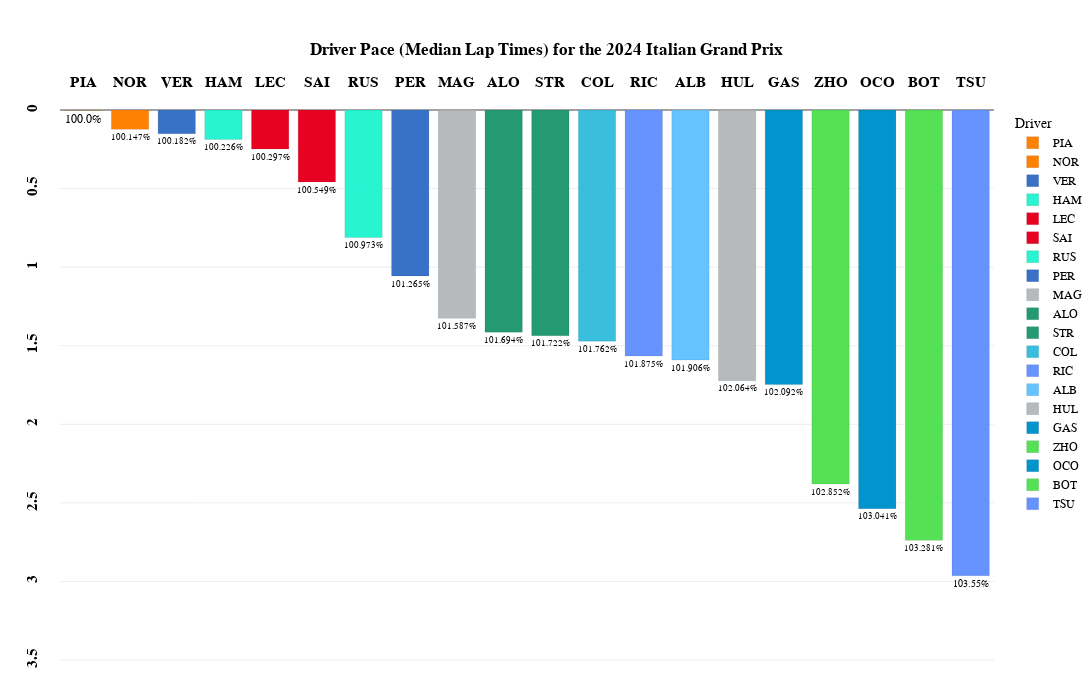

Source (notebook cell):
### Code cell
fig_median=px.bar(
    transformed_laps_relative_median,
    x="Driver",
    y="Delta",
    color='Driver',
    template="xgridoff",
    title="<b>Driver Pace (Median Lap Times) for the {} {}</b>".format(year,gp),
    text="Delta_Percent",
    height=700, 
    width=1200,
    color_discrete_map={
                 "ALB": "#64C4FF",
                 "ALO": "#229971",
                 "BOT": "#52e252",
                 "COL": "#37BEDD",
                 "GAS": "#0093cc",
                 "HAM": "#27F4D2",
                 "HUL": "#B6BABD",
                 "LEC": "#E80020",
                 "MAG": "#B6BABD",
                 "NOR": "#FF8000",
                 "OCO": "#0093cc",
                 "PER": "#3671C6",
                 "PIA": "#FF8000",
                 "RIC": "#6692FF",
                 "RUS": "#27F4D2",
                 "SAI": "#E80020",
                 "SAR": "#37BEDD",
                 "STR": "#229971",
                 "TSU": "#6692FF",
                 "VER": "#3671C6",
                 "ZHO": "#52e252"
          }
)

fig_median.update_traces(textposition='outside')

fig_median.update_traces(opacity=0.85)

fig_median.update_traces( marker_line_color='white',marker_line_width=1.5)

fig_median.update_yaxes(tickangle = -90,tickprefix="<b>",ticksuffix ="</b><br>")

fig_median.update_xaxes(tickangle = -0,tickprefix="<b>",ticksuffix ="</b><br>")

fig_median.update_yaxes(range=[transformed_laps_relative_median['Delta'].max()+0.6, 0])

fig_median.update_layout(
    xaxis={'side': 'top'},
    yaxis={'side': 'left'}
)

fig_median.update_xaxes(title_text='')      # Remove axis titles
fig_median.update_yaxes(title_text='')

fig_median.update_xaxes(
        title_standoff = 75
)

fig_median.update_layout(
    title_x=0.5,
    margin=dict(l=60, r=5, t=110, b=30),
    hoverlabel=dict(
    bgcolor="white",
    font_size=16,
    font_family="PT Sans Narrow"
    ),
    yaxis = dict(tickfont = dict(size=15)),
    xaxis = dict(tickfont = dict(size=15)),
    font=dict(
        family="PT Sans Narrow",
        size=12,
        color="Black"
    ),
    title_font_family="PT Sans Narrow"
)
fig_median.update_traces( marker_line_color='Black',marker_line_width=0.1, opacity=0.99)
fig_median.show()

### Figure 1 — Plotly figure (JSON) as saved in the notebook; plotly's stock layout.template omitted (floating-point values rounded to 4 significant figures)
{"data": [{"alignmentgroup": "True", "hovertemplate": "Driver=%{x}<br>Delta=%{y}<br>Delta_Percent=%{text}<extra></extra>", "legendgroup": "PIA", "marker": {"color": "#FF8000", "line": {"color": "Black", "width": 0.1}, "pattern": {"shape": ""}}, "name": "PIA", "offsetgroup": "PIA", "opacity": 0.99, "orientation": "v", "showlegend": true, "text": ["100.0%"], "textposition": "outside", "type": "bar", "x": ["PIA"], "xaxis": "x", "y": [0.001], "yaxis": "y"}, {"alignmentgroup": "True", "hovertemplate": "Driver=%{x}<br>Delta=%{y}<br>Delta_Percent=%{text}<extra></extra>", "legendgroup": "NOR", "marker": {"color": "#FF8000", "line": {"color": "Black", "width": 0.1}, "pattern": {"shape": ""}}, "name": "NOR", "offsetgroup": "NOR", "opacity": 0.99, "orientation": "v", "showlegend": true, "text": ["100.147%"], "textposition": "outside", "type": "bar", "x": ["NOR"], "xaxis": "x", "y": [0.123], "yaxis": "y"}, {"alignmentgroup": "True", "hovertemplate": "Driver=%{x}<br>Delta=%{y}<br>Delta_Percent=%{text}<extra></extra>", "legendgroup": "VER", "marker": {"color": "#3671C6", "line": {"color": "Black", "width": 0.1}, "pattern": {"shape": ""}}, "name": "VER", "offsetgroup": "VER", "opacity": 0.99, "orientation": "v", "showlegend": true, "text": ["100.182%"], "textposition": "outside", "type": "bar", "x": ["VER"], "xaxis": "x", "y": [0.1515], "yaxis": "y"}, {"alignmentgroup": "True", "hovertemplate": "Driver=%{x}<br>Delta=%{y}<br>Delta_Percent=%{text}<extra></extra>", "legendgroup": "HAM", "marker": {"color": "#27F4D2", "line": {"color": "Black", "width": 0.1}, "pattern": {"shape": ""}}, "name": "HAM", "offsetgroup": "HAM", "opacity": 0.99, "orientation": "v", "showlegend": true, "text": ["100.226%"], "textposition": "outside", "type": "bar", "x": ["HAM"], "xaxis": "x", "y": [0.1885], "yaxis": "y"}, {"alignmentgroup": "True", "hovertemplate": "Driver=%{x}<br>Delta=%{y}<br>Delta_Percent=%{text}<extra></extra>", "legendgroup": "LEC", "marker": {"color": "#E80020", "line": {"color": "Black", "width": 0.1}, "pattern": {"shape": ""}}, "name": "LEC", "offsetgroup": "LEC", "opacity": 0.99, "orientation": "v", "showlegend": true, "text": ["100.297%"], "textposition": "outside", "type": "bar", "x": ["LEC"], "xaxis": "x", "y": [0.248], "yaxis": "y"}, {"alignmentgroup": "True", "hovertemplate": "Driver=%{x}<br>Delta=%{y}<br>Delta_Percent=%{text}<extra></extra>", "legendgroup": "SAI", "marker": {"color": "#E80020", "line": {"color": "Black", "width": 0.1}, "pattern": {"shape": ""}}, "name": "SAI", "offsetgroup": "SAI", "opacity": 0.99, "orientation": "v", "showlegend": true, "text": ["100.549%"], "textposition": "outside", "type": "bar", "x": ["SAI"], "xaxis": "x", "y": [0.458], "yaxis": "y"}, {"alignmentgroup": "True", "hovertemplate": "Driver=%{x}<br>Delta=%{y}<br>Delta_Percent=%{text}<extra></extra>", "legendgroup": "RUS", "marker": {"color": "#27F4D2", "line": {"color": "Black", "width": 0.1}, "pattern": {"shape": ""}}, "name": "RUS", "offsetgroup": "RUS", "opacity": 0.99, "orientation": "v", "showlegend": true, "text": ["100.973%"], "textposition": "outside", "type": "bar", "x": ["RUS"], "xaxis": "x", "y": [0.812], "yaxis": "y"}, {"alignmentgroup": "True", "hovertemplate": "Driver=%{x}<br>Delta=%{y}<br>Delta_Percent=%{text}<extra></extra>", "legendgroup": "PER", "marker": {"color": "#3671C6", "line": {"color": "Black", "width": 0.1}, "pattern": {"shape": ""}}, "name": "PER", "offsetgroup": "PER", "opacity": 0.99, "orientation": "v", "showlegend": true, "text": ["101.265%"], "textposition": "outside", "type": "bar", "x": ["PER"], "xaxis": "x", "y": [1.056], "yaxis": "y"}, {"alignmentgroup": "True", "hovertemplate": "Driver=%{x}<br>Delta=%{y}<br>Delta_Percent=%{text}<extra></extra>", "legendgroup": "MAG", "marker": {"color": "#B6BABD", "line": {"color": "Black", "width": 0.1}, "pattern": {"shape": ""}}, "name": "MAG", "offsetgroup": "MAG", "opacity": 0.99, "orientation": "v", "showlegend": true, "text": ["101.587%"], "textposition": "outside", "type": "bar", "x": ["MAG"], "xaxis": "x", "y": [1.325], "yaxis": "y"}, {"alignmentgroup": "True", "hovertemplate": "Driver=%{x}<br>Delta=%{y}<br>Delta_Percent=%{text}<extra></extra>", "legendgroup": "ALO", "marker": {"color": "#229971", "line": {"color": "Black", "width": 0.1}, "pattern": {"shape": ""}}, "name": "ALO", "offsetgroup": "ALO", "opacity": 0.99, "orientation": "v", "showlegend": true, "text": ["101.694%"], "textposition": "outside", "type": "bar", "x": ["ALO"], "xaxis": "x", "y": [1.414], "yaxis": "y"}, {"alignmentgroup": "True", "hovertemplate": "Driver=%{x}<br>Delta=%{y}<br>Delta_Percent=%{text}<extra></extra>", "legendgroup": "STR", "marker": {"color": "#229971", "line": {"color": "Black", "width": 0.1}, "pattern": {"shape": ""}}, "name": "STR", "offsetgroup": "STR", "opacity": 0.99, "orientation": "v", "showlegend": true, "text": ["101.722%"], "textposition": "outside", "type": "bar", "x": ["STR"], "xaxis": "x", "y": [1.437], "yaxis": "y"}, {"alignmentgroup": "True", "hovertemplate": "Driver=%{x}<br>Delta=%{y}<br>Delta_Percent=%{text}<extra></extra>", "legendgroup": "COL", "marker": {"color": "#37BEDD", "line": {"color": "Black", "width": 0.1}, "pattern": {"shape": ""}}, "name": "COL", "offsetgroup": "COL", "opacity": 0.99, "orientation": "v", "showlegend": true, "text": ["101.762%"], "textposition": "outside", "type": "bar", "x": ["COL"], "xaxis": "x", "y": [1.471], "yaxis": "y"}, {"alignmentgroup": "True", "hovertemplate": "Driver=%{x}<br>Delta=%{y}<br>Delta_Percent=%{text}<extra></extra>", "legendgroup": "RIC", "marker": {"color": "#6692FF", "line": {"color": "Black", "width": 0.1}, "pattern": {"shape": ""}}, "name": "RIC", "offsetgroup": "RIC", "opacity": 0.99, "orientation": "v", "showlegend": true, "text": ["101.875%"], "textposition": "outside", "type": "bar", "x": ["RIC"], "xaxis": "x", "y": [1.565], "yaxis": "y"}, {"alignmentgroup": "True", "hovertemplate": "Driver=%{x}<br>Delta=%{y}<br>Delta_Percent=%{text}<extra></extra>", "legendgroup": "ALB", "marker": {"color": "#64C4FF", "line": {"color": "Black", "width": 0.1}, "pattern": {"shape": ""}}, "name": "ALB", "offsetgroup": "ALB", "opacity": 0.99, "orientation": "v", "showlegend": true, "text": ["101.906%"], "textposition": "outside", "type": "bar", "x": ["ALB"], "xaxis": "x", "y": [1.591], "yaxis": "y"}, {"alignmentgroup": "True", "hovertemplate": "Driver=%{x}<br>Delta=%{y}<br>Delta_Percent=%{text}<extra></extra>", "legendgroup": "HUL", "marker": {"color": "#B6BABD", "line": {"color": "Black", "width": 0.1}, "pattern": {"shape": ""}}, "name": "HUL", "offsetgroup": "HUL", "opacity": 0.99, "orientation": "v", "showlegend": true, "text": ["102.064%"], "textposition": "outside", "type": "bar", "x": ["HUL"], "xaxis": "x", "y": [1.723], "yaxis": "y"}, {"alignmentgroup": "True", "hovertemplate": "Driver=%{x}<br>Delta=%{y}<br>Delta_Percent=%{text}<extra></extra>", "legendgroup": "GAS", "marker": {"color": "#0093cc", "line": {"color": "Black", "width": 0.1}, "pattern": {"shape": ""}}, "name": "GAS", "offsetgroup": "GAS", "opacity": 0.99, "orientation": "v", "showlegend": true, "text": ["102.092%"], "textposition": "outside", "type": "bar", "x": ["GAS"], "xaxis": "x", "y": [1.746], "yaxis": "y"}, {"alignmentgroup": "True", "hovertemplate": "Driver=%{x}<br>Delta=%{y}<br>Delta_Percent=%{text}<extra></extra>", "legendgroup": "ZHO", "marker": {"color": "#52e252", "line": {"color": "Black", "width": 0.1}, "pattern": {"shape": ""}}, "name": "ZHO", "offsetgroup": "ZHO", "opacity": 0.99, "orientation": "v", "showlegend": true, "text": ["102.852%"], "textposition": "outside", "type": "bar", "x": ["ZHO"], "xaxis": "x", "y": [2.38], "yaxis": "y"}, {"alignmentgroup": "True", "hovertemplate": "Driver=%{x}<br>Delta=%{y}<br>Delta_Percent=%{text}<extra></extra>", "legendgroup": "OCO", "marker": {"color": "#0093cc", "line": {"color": "Black", "width": 0.1}, "pattern": {"shape": ""}}, "name": "OCO", "offsetgroup": "OCO", "opacity": 0.99, "orientation": "v", "showlegend": true, "text": ["103.041%"], "textposition": "outside", "type": "bar", "x": ["OCO"], "xaxis": "x", "y": [2.538], "yaxis": "y"}, {"alignmentgroup": "True", "hovertemplate": "Driver=%{x}<br>Delta=%{y}<br>Delta_Percent=%{text}<extra></extra>", "legendgroup": "BOT", "marker": {"color": "#52e252", "line": {"color": "Black", "width": 0.1}, "pattern": {"shape": ""}}, "name": "BOT", "offsetgroup": "BOT", "opacity": 0.99, "orientation": "v", "showlegend": true, "text": ["103.281%"], "textposition": "outside", "type": "bar", "x": ["BOT"], "xaxis": "x", "y": [2.739], "yaxis": "y"}, {"alignmentgroup": "True", "hovertemplate": "Driver=%{x}<br>Delta=%{y}<br>Delta_Percent=%{text}<extra></extra>", "legendgroup": "TSU", "marker": {"color": "#6692FF", "line": {"color": "Black", "width": 0.1}, "pattern": {"shape": ""}}, "name": "TSU", "offsetgroup": "TSU", "opacity": 0.99, "orientation": "v", "showlegend": true, "text": ["103.55%"], "textposition": "outside", "type": "bar", "x": ["TSU"], "xaxis": "x", "y": [2.963], "yaxis": "y"}], "layout": {"barmode": "relative", "font": {"color": "Black", "family": "PT Sans Narrow", "size": 12}, "height": 700, "hoverlabel": {"bgcolor": "white", "font": {"family": "PT Sans Narrow", "size": 16}}, "legend": {"title": {"text": "Driver"}, "tracegroupgap": 0}, "margin": {"b": 30, "l": 60, "r": 5, "t": 110}, "title": {"font": {"family": "PT Sans Narrow"}, "text": "<b>Driver Pace (Median Lap Times) for the 2024 Italian Grand Prix</b>", "x": 0.5}, "width": 1200, "xaxis": {"anchor": "y", "categoryarray": ["PIA", "NOR", "VER", "HAM", "LEC", "SAI", "RUS", "PER", "MAG", "ALO", "STR", "COL", "RIC", "ALB", "HUL", "GAS", "ZHO", "OCO", "BOT", "TSU"], "categoryorder": "array", "domain": [0, 1], "side": "top", "tickangle": 0, "tickfont": {"size": 15}, "tickprefix": "<b>", "ticksuffix": "</b><br>", "title": {"standoff": 75, "text": ""}}, "yaxis": {"anchor": "x", "domain": [0, 1], "range": [3.563, 0], "side": "left", "tickangle": -90, "tickfont": {"size": 15}, "tickprefix": "<b>", "ticksuffix": "</b><br>", "title": {"text": ""}}}}
